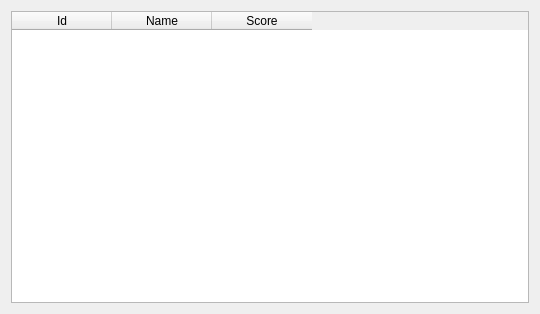
<?xml version="1.0" encoding="UTF-8"?>
<ui version="4.0">
 <class>TableDialog</class>
 <widget class="QDialog" name="TableDialog">
  <property name="geometry">
   <rect>
    <x>0</x>
    <y>0</y>
    <width>540</width>
    <height>314</height>
   </rect>
  </property>
  <property name="windowTitle">
   <string>Dialog</string>
  </property>
  <layout class="QHBoxLayout" name="horizontalLayout">
   <item>
    <widget class="QTableWidget" name="tableWidget">
     <column>
      <property name="text">
       <string>Id</string>
      </property>
     </column>
     <column>
      <property name="text">
       <string>Name</string>
      </property>
     </column>
     <column>
      <property name="text">
       <string>Score</string>
      </property>
     </column>
    </widget>
   </item>
  </layout>
 </widget>
 <resources/>
 <connections/>
</ui>
